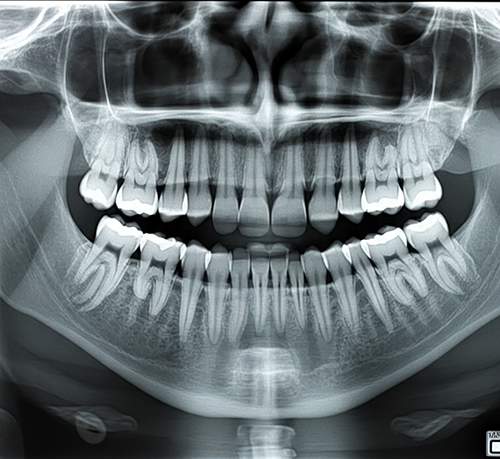
#> input picture input/image.png, 500 x 459 px
$ python improved_traditional_segmentation.py input/image.png
#> lines starting #> are read from the running program, lines starting #| are printed output that depends on the picture; after the words box and inside, x2 and y2 are one past the last pixel; in counts of white or black regions, pixels touching at a corner belong together
#> further down, image is the input picture: shape (459, 500, 3); mean B, G, R 111.8, 108.9, 99.4
#| 图像尺寸: (459, 500, 3)
#!/usr/bin/env python3
# -*- coding: utf-8 -*-
"""
改进的传统牙齿分割方法
当U-Net模型不可用时使用
"""

import cv2
import numpy as np


def improved_traditional_segmentation(image):
    """
    改进的传统牙齿分割方法（不依赖深度学习）

    参数:
        image: 输入的全景X光图像（BGR或灰度）

    返回:
        mask: 分割掩码
    """
    # 转换为灰度图
    if len(image.shape) == 3:
        gray = cv2.cvtColor(image, cv2.COLOR_BGR2GRAY)
    else:
        gray = image.copy()

    # 1. CLAHE增强对比度（更激进的参数）
    clahe = cv2.createCLAHE(clipLimit=3.0, tileGridSize=(8, 8))
    enhanced = clahe.apply(gray)

    # 2. 双边滤波（保留边缘的同时降噪）
    bilateral = cv2.bilateralFilter(enhanced, d=9, sigmaColor=75, sigmaSpace=75)

    # 3. 多尺度形态学操作
    # 使用多个核尺寸来捕获不同大小的结构
    masks = []

    for kernel_size in [3, 5, 7]:
        kernel = cv2.getStructuringElement(cv2.MORPH_ELLIPSE, (kernel_size, kernel_size))

        # 顶帽变换（提取亮区域 - 牙齿）
        tophat = cv2.morphologyEx(bilateral, cv2.MORPH_TOPHAT, kernel)

        # 黑帽变换（提取暗区域）
        blackhat = cv2.morphologyEx(bilateral, cv2.MORPH_BLACKHAT, kernel)

        # 组合
        combined = cv2.add(bilateral, tophat)
        combined = cv2.subtract(combined, blackhat)

        # Otsu二值化
        _, thresh = cv2.threshold(combined, 0, 255, cv2.THRESH_BINARY + cv2.THRESH_OTSU)

        masks.append(thresh)
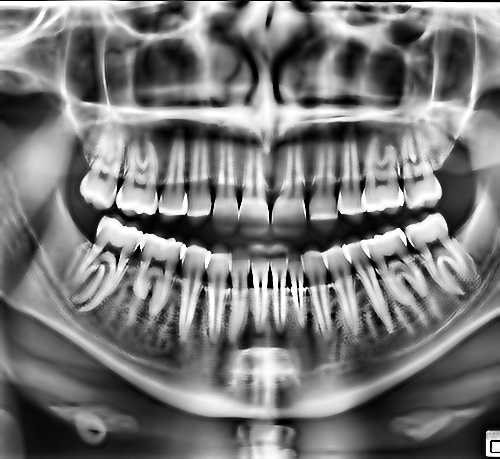
#> combined: shape (459, 500); min 0, max 255, mean 120.3
#> after the loop, masks = 3 items

    # 4. 合并多尺度结果（取并集）
    combined_mask = masks[0]
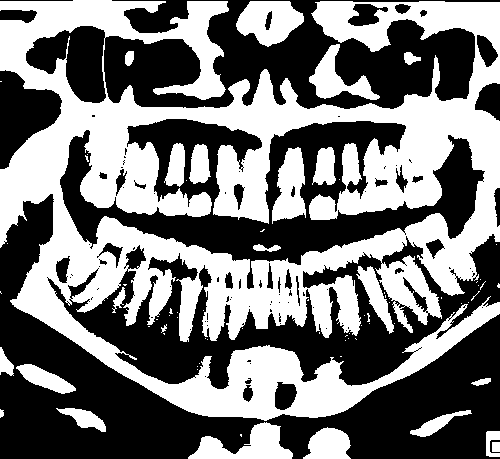
#> combined_mask: shape (459, 500); 46.8% white; 73 white regions (50 under 20 px), largest, box (x1, y1, x2, y2) and area: (0, 0, 500, 421) 93015, (236, 1, 304, 47) 2063, (188, 422, 293, 459) 1963
    for mask in masks[1:]:
        combined_mask = cv2.bitwise_or(combined_mask, mask)
#> this loop made 2 passes

    # 5. 自适应阈值（局部二值化）作为补充
    adaptive = cv2.adaptiveThreshold(
        bilateral, 255, cv2.ADAPTIVE_THRESH_GAUSSIAN_C,
        cv2.THRESH_BINARY, blockSize=11, C=2
    )
#> adaptive: shape (459, 500); 65.4% white; 686 black regions (501 under 20 px), largest, box (x1, y1, x2, y2) and area: (62, 108, 500, 310) 19934, (0, 297, 500, 459) 5141, (334, 245, 461, 363) 3628

    # 6. 结合全局和局部二值化
    final_mask = cv2.bitwise_and(combined_mask, adaptive)
#> final_mask: shape (459, 500); 39.4% white; 181 white regions (138 under 20 px), largest, box (x1, y1, x2, y2) and area: (0, 1, 500, 343) 57189, (9, 262, 500, 419) 12521, (338, 138, 404, 215) 2776

    # 7. 形态学后处理
    # 开运算去噪
    kernel_open = cv2.getStructuringElement(cv2.MORPH_ELLIPSE, (3, 3))
#> kernel_open = [[0, 1, 0], [1, 1, 1], [0, 1, 0]]
    opened = cv2.morphologyEx(final_mask, cv2.MORPH_OPEN, kernel_open, iterations=2)
#> opened: shape (459, 500); 36.3% white; 98 white regions (8 under 20 px), largest, box (x1, y1, x2, y2) and area: (0, 1, 500, 261) 22568, (10, 262, 500, 419) 11321, (0, 1, 229, 100) 6246

    # 距离变换 + watershed分割（尝试分离粘连的牙齿）
    dist_transform = cv2.distanceTransform(opened, cv2.DIST_L2, 5)
    _, sure_fg = cv2.threshold(dist_transform, 0.3 * dist_transform.max(), 255, 0)
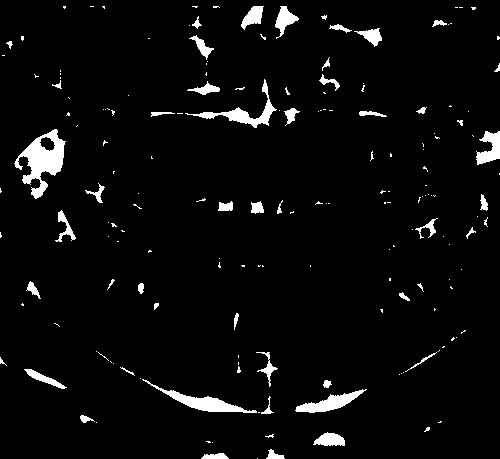
#> sure_fg: shape (459, 500) float32; 4.1% white; 177 white regions (128 under 20 px), largest, box (x1, y1, x2, y2) and area: (14, 129, 66, 199) 1541, (142, 379, 257, 413) 856, (185, 79, 277, 128) 753
    sure_fg = np.uint8(sure_fg)

    # 膨胀得到背景区域
    kernel_dilate = cv2.getStructuringElement(cv2.MORPH_ELLIPSE, (3, 3))
#> kernel_dilate = [[0, 1, 0], [1, 1, 1], [0, 1, 0]]
    sure_bg = cv2.dilate(opened, kernel_dilate, iterations=3)
#> sure_bg: shape (459, 500); 56.4% white; 124 black regions (83 under 20 px), largest, box (x1, y1, x2, y2) and area: (0, 194, 258, 459) 20574, (52, 238, 500, 393) 17380, (268, 317, 500, 459) 13725

    # 未知区域
    unknown = cv2.subtract(sure_bg, sure_fg)

    # 标记
    _, markers = cv2.connectedComponents(sure_fg)
#> markers: shape (459, 500) int32; 178 distinct labels, from 0 to 177
    markers = markers + 1
#> markers: shape (459, 500) int32; 178 distinct labels, from 1 to 178
    markers[unknown == 255] = 0
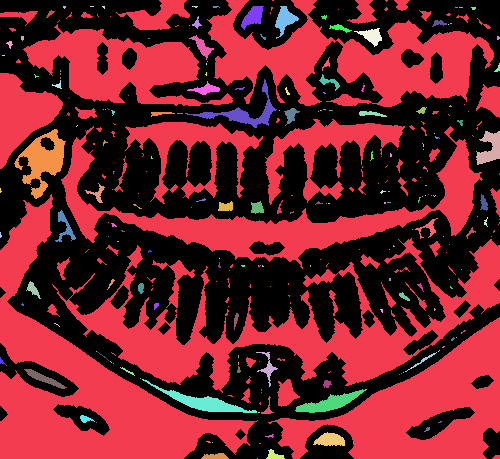
#> markers: shape (459, 500) int32; 179 distinct labels, from 0 to 178; one colour per label, 0 black

    # Watershed
    image_3ch = cv2.cvtColor(gray, cv2.COLOR_GRAY2BGR) if len(image.shape) == 2 else image.copy()
    markers = cv2.watershed(image_3ch, markers)
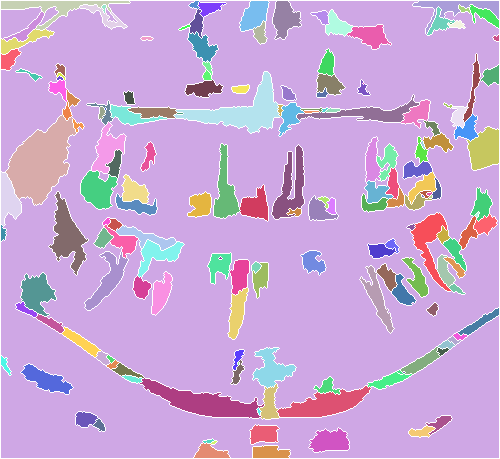
#> markers: shape (459, 500) int32; 177 distinct labels, from -1 to 177; one colour per label, 0 black, -1 white

    # 提取分割结果
    watershed_mask = np.zeros_like(gray)
    watershed_mask[markers > 1] = 255

    return watershed_mask


def enhanced_cca_parameters():
    """
    返回针对传统方法优化的CCA参数

    返回:
        dict: 参数字典
    """
    return {
        'erode_iteration': 1,      # 减少腐蚀（避免牙齿粘连）
        'open_iteration': 3,       # 增加开运算（更强的去噪）
        'min_area': 1000,          # 降低最小面积阈值
        'kernel_size': (3, 3)      # 使用更小的核（减少过度处理）
    }


if __name__ == "__main__":
    import sys

    if len(sys.argv) < 2:
        print("用法: python improved_traditional_segmentation.py <图像路径>")
        sys.exit(1)

    # 读取图像
    image_path = sys.argv[1]
    image = cv2.imread(image_path)

    if image is None:
        print(f"错误：无法读取图像 {image_path}")
        sys.exit(1)

    print(f"处理图像: {image_path}")
    print(f"图像尺寸: {image.shape}")

    # 分割
    mask = improved_traditional_segmentation(image)
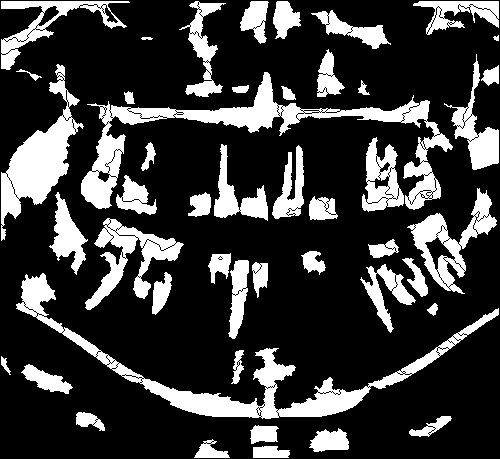
#> mask: shape (459, 500); 23.3% white; 47 white regions, largest, box (x1, y1, x2, y2) and area: (81, 72, 453, 210) 8359, (16, 273, 499, 419) 8034, (1, 64, 84, 241) 4710

    # 保存结果
    output_path = "output/improved_traditional_mask.png"
    import os
    os.makedirs('output', exist_ok=True)
    cv2.imwrite(output_path, mask)

    print(f"分割掩码已保存: {output_path}")

    # 显示统计
    white_pixels = np.sum(mask == 255)
#> white_pixels = 53402
    total_pixels = mask.size
#> total_pixels = 229500
    coverage = (white_pixels / total_pixels) * 100
#> coverage = 23.27

    print(f"牙齿区域覆盖率: {coverage:.2f}%")
#| 牙齿区域覆盖率: 23.27%

    # CCA统计
    num_labels, labels = cv2.connectedComponents(mask, connectivity=8)
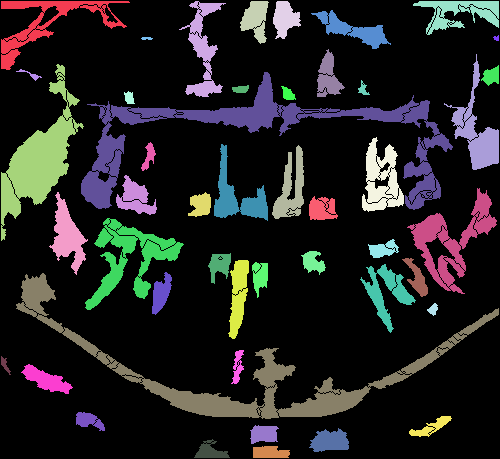
#> labels: shape (459, 500) int32; 48 distinct labels, from 0 to 47; one colour per label, 0 black
#> num_labels = 48
    print(f"连通组件数量: {num_labels - 1}")  # 减去背景
#| 连通组件数量: 47

    # 推荐参数
    params = enhanced_cca_parameters()
    print(f"\n推荐的CCA参数:")
    for key, value in params.items():
        print(f"  {key}: {value}")
